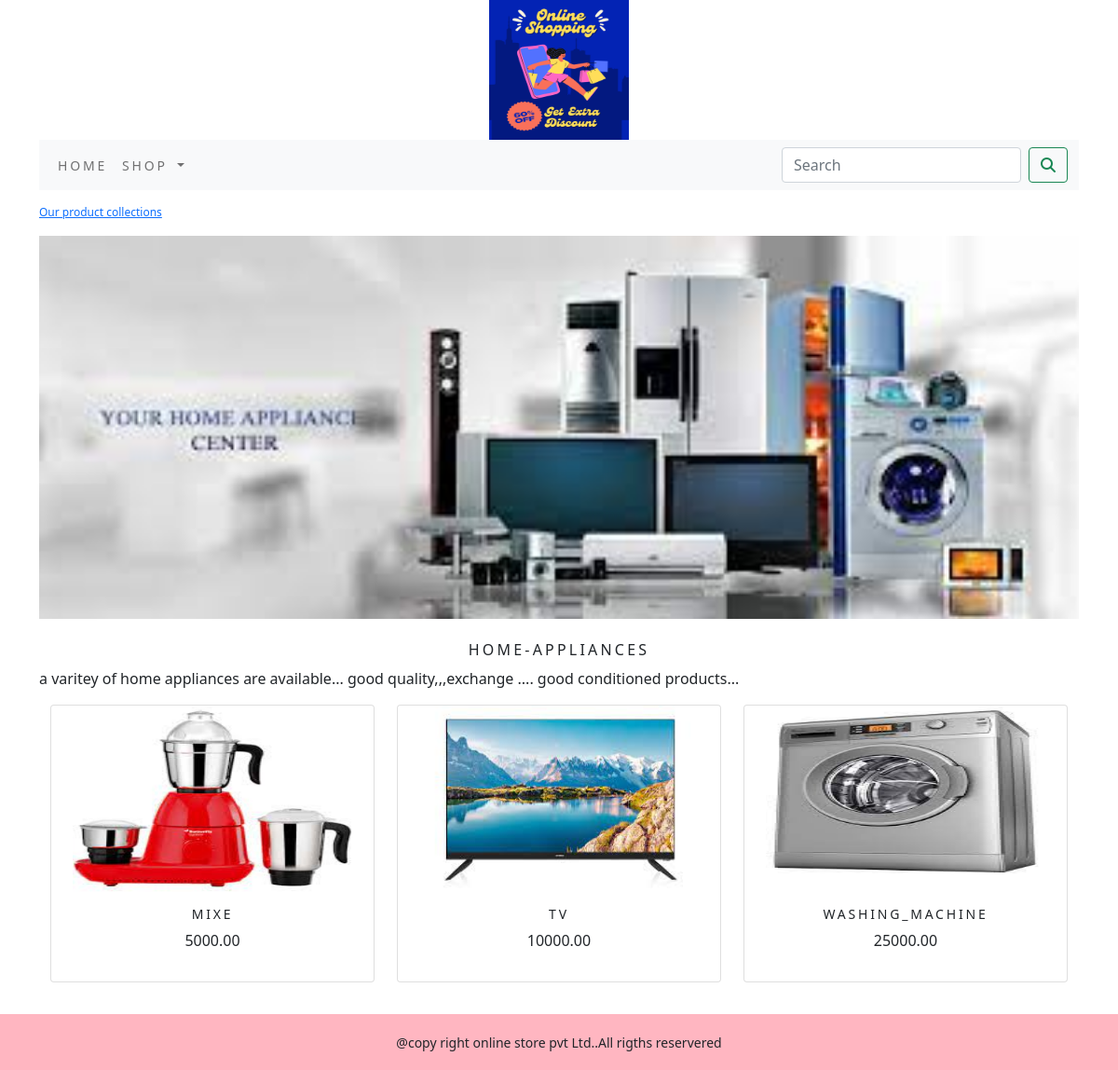
Page /ecommerceapp/home-appliances/ on the committed database.
### ecommerceapp/models.py (models this page shows, shortened)
class Category(models.Model):
    name = models.CharField(max_length=250, unique=True)
    slug = models.SlugField(max_length=250, unique=True)
    description = models.TextField(blank=True)
    image = models.ImageField(upload_to='category', blank=True)
    class Meta:
        ordering = ('name',)
        verbose_name = 'Category'
        verbose_name_plural = 'categories'
    def get_url(self):
        return reverse('ecommerceapp:products_by_category',args=[self.slug])

class Product(models.Model):
    name = models.CharField(max_length=250, unique=True)
    slug = models.SlugField(max_length=250, unique=True)
    description = models.TextField(blank=True)
    price = models.DecimalField(max_digits=10, decimal_places=2)
    category = models.ForeignKey(Category, on_delete=models.CASCADE)
    image = models.ImageField(upload_to='product', blank=True)
    stock = models.IntegerField()
    available = models.BooleanField(default=True)
    created = models.DateTimeField(auto_now_add=True)
    updated = models.DateTimeField(auto_now=True)
    def get_url(self):
        return reverse('ecommerceapp:prodCatdetail',args=[self.category.slug,self.slug])
    class Meta:
        ordering = ('name',)
        verbose_name = 'product'
        verbose_name_plural = 'products'

### ecommerceapp/views.py (the view)
# urls.py: path('',views.allProdCat,name='allProdCat'),
def allProdCat(request,c_slug=None):
    c_page=None
    products_list=None
    if c_slug!=None:
        c_page=get_object_or_404(Category,slug=c_slug)
        products_list=Product.objects.all().filter(category=c_page,available=True)
    else:
        products_list=Product.objects.all().filter(available=True)
    paginator=Paginator(products_list,6)
    try:
        page=int(request.GET.get('page','1'))
    except:
        page=1
    try:
        products=paginator.page(page)
    except (EmptyPage ,InvalidPage):
        products=paginator.page(paginator.num_pages)
    return render(request,"category.html",{'category':c_page,'products':products})

### cart/context_processors.py (called while the page is built)
def counter(request):
    item_count=0
    if 'admin' in request.path:
        return {}
    else:
        try:
            cart=Cart.objects.filter(cart_id=_cart_id(request))
            cart_items= CartItem.objects.all().filter(cart=cart[:1])
            for cart_item in cart_items:
                item_count+= cart_item.quantity
        except Cart.DoesNotExists:
            item_count=0
    return dict(item_count=item_count)

### cart/views.py (called while the page is built)
def _cart_id(request):
    cart=request.session.session_key
    if not cart:
        cart=request.session.create()
    return cart

### ecommerceapp/context_processors.py (called while the page is built)
def menu_links(request):
    links=Category.objects.all()
    return dict(links=links)

### templates/category.html (shortened to what this page needs)
{% extends 'base.html' %}
{% load static %}
{% block content %}
  {%  if category %}
    <div>
      <div class="row my_row_class">
        <div class="mx_auto">
        <p><a href="{% url 'ecommerceapp:allProdCat' %}"> Our  product collections </a></p>
      </div>
        </div>
    </div>
  {% endif %}
<div class="mx_auto">
  {% if category  %}
        <img class="my_image" src="{{category.image.url}}" alt="{{category.name}}">
</div>
  <br>
<div>
    <h1 class="text-center my_title">{{category.name}}</h1>
    <p class="text-justify">{{category.description}}</p>
</div>
  {% endif %}
<div class="container">
  <div class="row mx_auto">
    {% for product in products.object_list  %}
    <div class="my_bottom_margin col-9  col-sm-12 col-md-4 xol-lg-4 ">
      <div class="card text-center" style="min-width:18rem;">
        <a href="{{product.get_url}}"> <img class="card-img-top my_image" style="height:200px; width:300px" src="{{product.image.url}}"  alt="{{product.name}}"> </a>
       <div  class="card-body" >
            <h4>{{product.name}}</h4>
            <p>{{product.price}}</p>
        </div>
      </div>
    </div>
    {% endfor %}
  </div>
  <br>
</div>
{% endblock %}

### static/css/custom.css (style rules this page uses)
body { font-family: 'Roboto', sans-serif; }
.my_row_class { padding-top : 15px; }
.my_row_class .mx_auto { color : #000; font-size : 12px; }
.my_image { width :100%; height : auto; }
.my_title { font-size : 16px; text-transform : uppercase; letter-spacing : .2em; }
.my_bottom_margin { margin-bottom: 10px; }
.card-body h4 { font-size:14px; text-transform:uppercase; letter-spacing:.2em; }

### rows in the picture
Category: image (picture), name "HOME-APPLIANCES", description "a varitey of home appliances are available... good quality,,,exchange .... good conditioned products..."
Product: image (picture), name "MIXE", price "5000.00"
Product: image (picture), name "TV", price "10000.00"
Product: image (picture), name "WASHING_MACHINE", price "25000.00"
